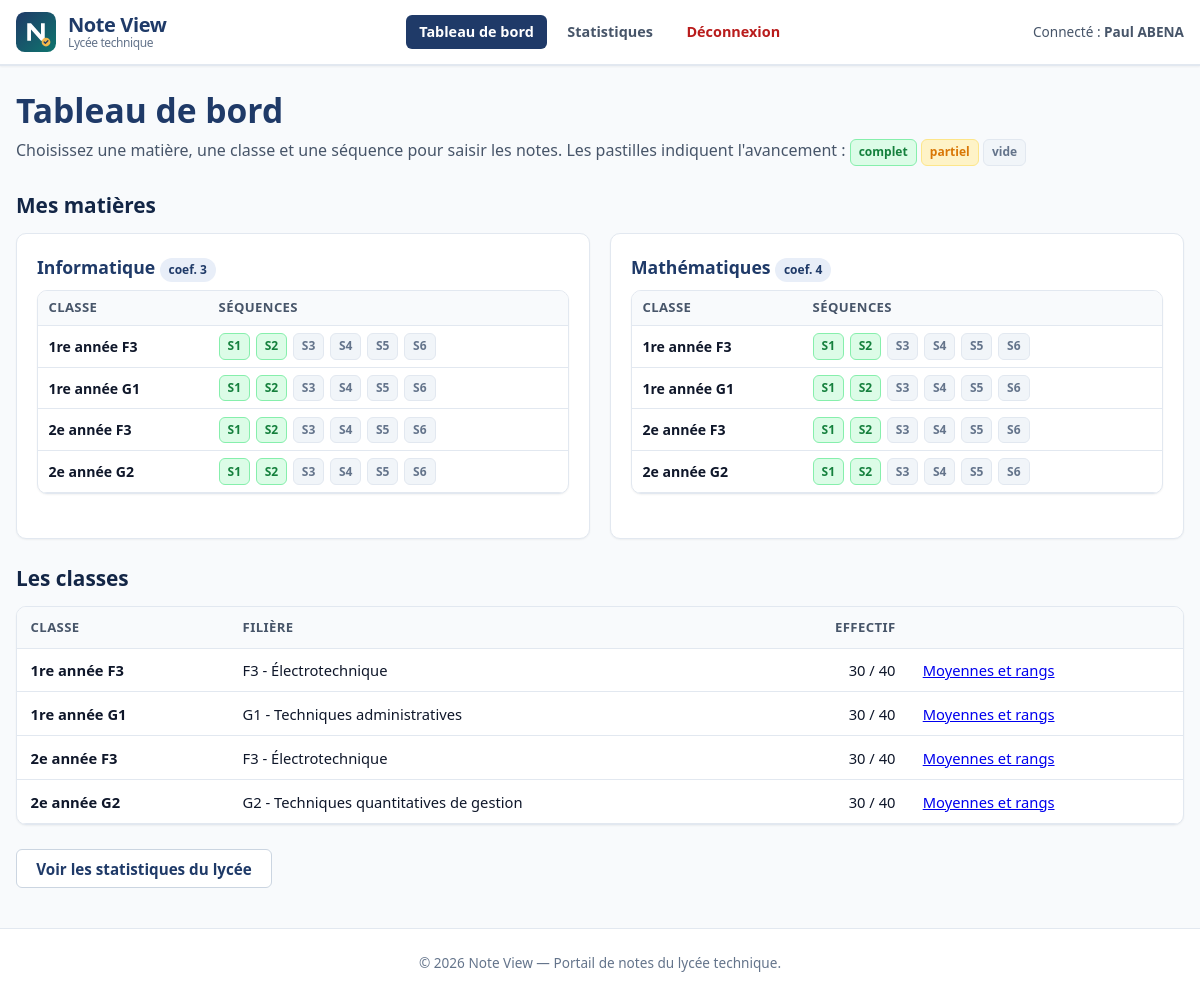
The app's page /enseignant (signed in) with its own data.
### tables this page shows
CREATE TABLE enseignants (
    id                 INTEGER PRIMARY KEY AUTOINCREMENT,
    nom                TEXT NOT NULL,
    login              TEXT NOT NULL UNIQUE,                     -- identifiant de connexion
    mot_de_passe_hash  TEXT NOT NULL                             -- mot de passe haché
);

CREATE TABLE matieres (
    id             INTEGER PRIMARY KEY AUTOINCREMENT,
    nom            TEXT    NOT NULL UNIQUE,
    coefficient    INTEGER NOT NULL CHECK (coefficient > 0),
    enseignant_id  INTEGER NOT NULL REFERENCES enseignants (id)  -- enseignant responsable
);

CREATE TABLE classes (
    id            INTEGER PRIMARY KEY AUTOINCREMENT,
    nom           TEXT    NOT NULL UNIQUE,                       -- nom unique de la classe
    filiere       TEXT    NOT NULL,                              -- filière (F3, G1, ...)
    effectif_max  INTEGER NOT NULL CHECK (effectif_max > 0)      -- capacité maximale
);

### app.py (the view)
@app.route("/enseignant")
@connexion_requise
def tableau_de_bord():
    db = get_db()
    matieres = db.execute(
        "SELECT id, nom, coefficient FROM matieres WHERE enseignant_id = ? ORDER BY nom",
        (g.enseignant["id"],)).fetchall()
    lignes = db.execute(
        """SELECT n.matiere_id, e.classe_id, n.sequence, COUNT(*) AS nombre
           FROM notes n
           JOIN eleves e ON e.id = n.eleve_id
           JOIN matieres m ON m.id = n.matiere_id
           WHERE m.enseignant_id = ?
           GROUP BY n.matiere_id, e.classe_id, n.sequence""",
        (g.enseignant["id"],)).fetchall()
    avancement = {(l["matiere_id"], l["classe_id"], l["sequence"]): l["nombre"]
                  for l in lignes}
    return render_template("enseignant_tableau_bord.html", matieres=matieres,
                           classes=liste_classes(), avancement=avancement)

### app.py (called while the page is built)
def generer_csrf_token():
    if "csrf_token" not in session:
        session["csrf_token"] = secrets.token_hex(32)
    return session["csrf_token"]

@app.before_request
def verifier_csrf():
    if "csrf_token" not in session:
        session["csrf_token"] = secrets.token_hex(32)
    if request.method == "POST":
        jeton_recu = request.form.get("csrf_token") or request.headers.get("X-CSRF-Token")
        jeton_session = session.get("csrf_token")
        if not jeton_recu or not jeton_session or not secrets.compare_digest(str(jeton_recu), str(jeton_session)):
            abort(400, description="Jeton CSRF invalide ou manquant.")

def get_db():
    if "db" not in g:
        g.db = sqlite3.connect(CHEMIN_BASE)
        g.db.row_factory = sqlite3.Row          # accès aux colonnes par leur nom
        g.db.execute("PRAGMA foreign_keys = ON")  # à activer à CHAQUE connexion
    return g.db

@app.teardown_appcontext
def fermer_db(_exception):
    db = g.pop("db", None)
    if db is not None:
        db.close()

@app.context_processor
def injecter_utilisateur():
    return {"csrf_token": generer_csrf_token(),
            "role": session.get("role"), "nom_utilisateur": session.get("nom"),
            "SEQUENCES": range(SEQUENCE_MIN, SEQUENCE_MAX + 1)}

def connexion_requise(vue):
    @wraps(vue)
    def vue_protegee(*args, **kwargs):
        enseignant = None
        if session.get("role") == "enseignant":
            enseignant = get_db().execute(
                "SELECT id, nom, login FROM enseignants WHERE id = ?",
                (session.get("enseignant_id"),)).fetchone()
        if enseignant is None:
            if request.path.startswith("/api/"):
                return jsonify(erreur="Connexion enseignant requise."), 401
            flash("Veuillez vous connecter avec un compte enseignant.", "erreur")
            return redirect(url_for("connexion_enseignant"))
        g.enseignant = enseignant
        return vue(*args, **kwargs)
    return vue_protegee

def liste_classes():
    return get_db().execute(
        """SELECT c.id, c.nom, c.filiere, c.effectif_max, COUNT(e.id) AS effectif
           FROM classes c LEFT JOIN eleves e ON e.classe_id = c.id
           GROUP BY c.id ORDER BY c.nom""").fetchall()

### templates/enseignant_tableau_bord.html (shortened to what this page needs)
{% extends "base.html" %}
{% block contenu %}
<h1>Tableau de bord</h1>
<p class="intro">Choisissez une matière, une classe et une séquence pour saisir les notes.
  Les pastilles indiquent l'avancement :
  <span class="pastille pastille--complete">complet</span>
  <span class="pastille pastille--partielle">partiel</span>
  <span class="pastille pastille--vide">vide</span></p>
<section aria-labelledby="titre-matieres">
  <h2 id="titre-matieres">Mes matières</h2>
  <div class="grille-matieres">
    {% for matiere in matieres %}
      <article class="carte">
        <h3>{{ matiere.nom }} <span class="badge">coef. {{ matiere.coefficient }}</span></h3>
        <div class="tableau-defilant" role="region" aria-label="Saisie des notes de {{ matiere.nom }}" tabindex="0">
          <table class="tableau tableau--compact">
            <thead>
              <tr>
                <th scope="col">Classe</th>
                <th scope="col">Séquences</th>
              </tr>
            </thead>
            <tbody>
              {% for classe in classes %}
                <tr>
                  <th scope="row">{{ classe.nom }}</th>
                  <td>
                    <ul class="liste-pastilles">
                      {% for s in SEQUENCES %}
                        {% set nombre = avancement.get((matiere.id, classe.id, s), 0) %}
                        <li>
                          <a class="pastille {% if classe.effectif and nombre >= classe.effectif %}pastille--complete{% elif nombre %}pastille--partielle{% else %}pastille--vide{% endif %}"
                             href="{{ url_for('saisie_notes', matiere_id=matiere.id, classe_id=classe.id, sequence=s) }}">S{{ s }}</a>
                        </li>
                      {% endfor %}
                    </ul>
                  </td>
                </tr>
              {% endfor %}
            </tbody>
          </table>
        </div>
      </article>
    {% endfor %}
  </div>
</section>
<section aria-labelledby="titre-classes">
  <h2 id="titre-classes">Les classes</h2>
  <div class="tableau-defilant" role="region" aria-labelledby="titre-classes" tabindex="0">
    <table class="tableau">
      <thead>
        <tr>
          <th scope="col">Classe</th>
          <th scope="col">Filière</th>
          <th scope="col" class="nombre">Effectif</th>
          <th scope="col"><span class="visuellement-cache">Actions</span></th>
        </tr>
      </thead>
      <tbody>
        {% for classe in classes %}
          <tr>
            <th scope="row">{{ classe.nom }}</th>
            <td>{{ classe.filiere }}</td>
            <td class="nombre">{{ classe.effectif }} / {{ classe.effectif_max }}</td>
            <td><a href="{{ url_for('liste_classe', classe_id=classe.id) }}">Moyennes et rangs</a></td>
          </tr>
        {% endfor %}
      </tbody>
    </table>
  </div>
  <p><a class="bouton bouton--secondaire" href="{{ url_for('statistiques') }}">Voir les statistiques du lycée</a></p>
</section>
{% endblock %}

### templates/base.html (shortened to what this page needs)
<!DOCTYPE html>
<html lang="fr">
<head>
  <link rel="stylesheet" href="{{ url_for('static', filename='css/style.css') }}">
  <link rel="stylesheet" href="{{ url_for('static', filename='css/print.css') }}" media="print">
</head>
<body>
  <header class="entete">
    <div class="conteneur entete__barre">
      <a class="marque" href="{{ url_for('accueil') }}">
        <img src="{{ url_for('static', filename='images/logo.svg') }}" alt="Logo Note View" width="40" height="40">
        <span class="marque__texte">Note View <small>Lycée technique</small></span>
      </a>
      <nav class="navigation" aria-label="Navigation principale">
        <ul>
          {% if role == 'eleve' %}
            <li><a href="{{ url_for('bulletin') }}" {% if request.endpoint == 'bulletin' %}aria-current="page"{% endif %}>Mon bulletin</a></li>
            <li><a href="{{ url_for('historique') }}" {% if request.endpoint == 'historique' %}aria-current="page"{% endif %}>Historique</a></li>
            <li>
              <form method="post" action="{{ url_for('deconnexion') }}" class="form-deconnexion">
                <input type="hidden" name="csrf_token" value="{{ csrf_token }}">
                <button type="submit" class="navigation__sortie navigation__bouton">Déconnexion</button>
              </form>
            </li>
          {% elif role == 'enseignant' %}
            <li><a href="{{ url_for('tableau_de_bord') }}" {% if request.endpoint in ('tableau_de_bord', 'saisie_notes', 'liste_classe') %}aria-current="page"{% endif %}>Tableau de bord</a></li>
            <li><a href="{{ url_for('statistiques') }}" {% if request.endpoint == 'statistiques' %}aria-current="page"{% endif %}>Statistiques</a></li>
            <li>
              <form method="post" action="{{ url_for('deconnexion_enseignant') }}" class="form-deconnexion">
                <button type="submit" class="navigation__sortie navigation__bouton">Déconnexion</button>
              </form>
            </li>
          {% endif %}
        </ul>
      </nav>
      {% if nom_utilisateur %}
        <p class="entete__utilisateur">Connecté : <strong>{{ nom_utilisateur }}</strong></p>
      {% endif %}
    </div>
  </header>
  <main id="contenu" class="conteneur principal">
    {% block contenu %}{% endblock %}
  </main>
  <footer class="pied">
    <div class="conteneur">
      <p>&copy; 2026 Note View — Portail de notes du lycée technique.</p>
    </div>
  </footer>
</body>
</html>

### records on screen
enseignants: nom "Paul ABENA"
matieres: nom "Informatique", coefficient "3"
classes: nom "1re année F3", SEQUENCES "1" "2" "3" "4" "5" "6" "1" "2" "3" "4" "5" "6", filiere "F3 - Électrotechnique", effectif "30", effectif_max "40"
classes: nom "1re année G1", SEQUENCES "1" "2" "3" "4" "5" "6" "1" "2" "3" "4" "5" "6", filiere "G1 - Techniques administratives", effectif "30", effectif_max "40"
classes: nom "2e année F3", SEQUENCES "1" "2" "3" "4" "5" "6" "1" "2" "3" "4" "5" "6", filiere "F3 - Électrotechnique", effectif "30", effectif_max "40"
classes: nom "2e année G2", SEQUENCES "1" "2" "3" "4" "5" "6" "1" "2" "3" "4" "5" "6", filiere "G2 - Techniques quantitatives de gestion", effectif "30", effectif_max "40"
matieres: nom "Mathématiques", coefficient "4"
